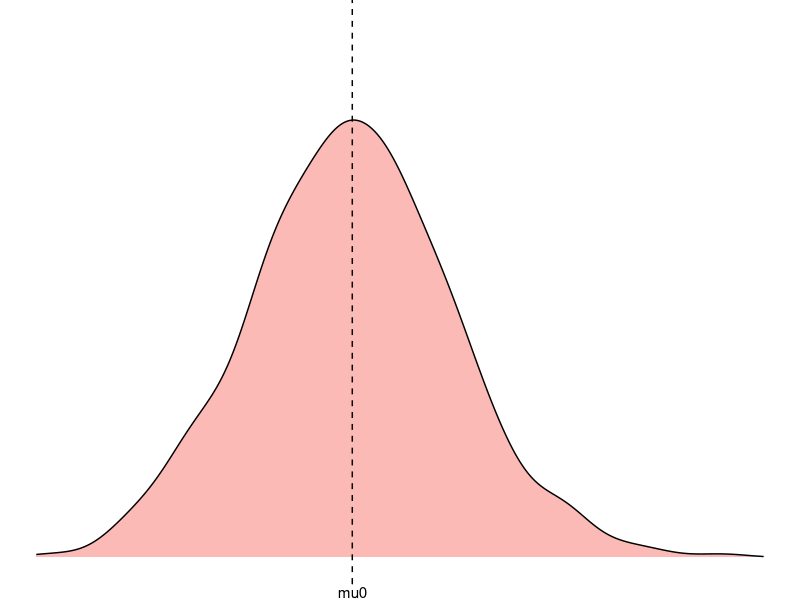
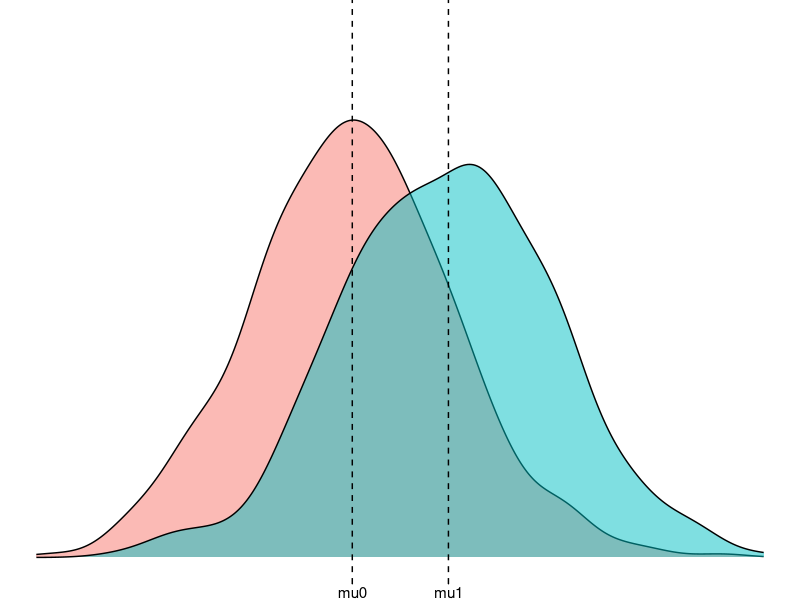

These charts were generated, in order, by the following R code:
## ---- chunk 1
#| fig-height: 8
#| fig-width: 13
library(ggplot2); theme_set(theme_void())
library(dplyr)
set.seed(123456)
n=1e3
mu = 0 
b = 1 
s = 1
t = rbinom(n, 1, .5)
s = rnorm(n, 0, s)
y = b*t  + s
mu0 = mean(y[t==0])
mu1 = mean(y[t==1])
delta = mu1 - mu0

df = data.frame(t=factor(t),y)
xmin = -3
xmax = 4
ymin = 0
ymax = 0.5

df %>%
    filter(t==0) %>%
    ggplot(aes(x=y, fill=t)) + geom_density(alpha=.5) + 
    geom_vline(aes(xintercept=mu0), linetype=2) + 
    labs(x="survival time", y="") + 
    scale_x_continuous(breaks = mu0, labels="mu0", limits=c(xmin, xmax)) + 
    scale_y_continuous(limits=c(ymin, ymax)) + 
    theme(
          axis.ticks.x = element_line(), axis.text.x = element_text(),
          legend.position="none"
          )

## ---- chunk 2
#| fig-height: 8
#| fig-width: 13
df %>%
    ggplot(aes(x=y, fill=t)) + geom_density(alpha=.5) + 
    geom_vline(aes(xintercept=mu0), linetype=2) + 
    geom_vline(aes(xintercept=mu1), linetype=2) + 
    labs(x="survival time", y="") + 
    scale_x_continuous(breaks = c(mu0,mu1), labels=c("mu0","mu1"), limits=c(xmin, xmax)) + 
    scale_y_continuous(limits=c(ymin, ymax)) + 
    theme(
          axis.ticks.x = element_line(), axis.text.x = element_text(),
          legend.position="none"
          )
